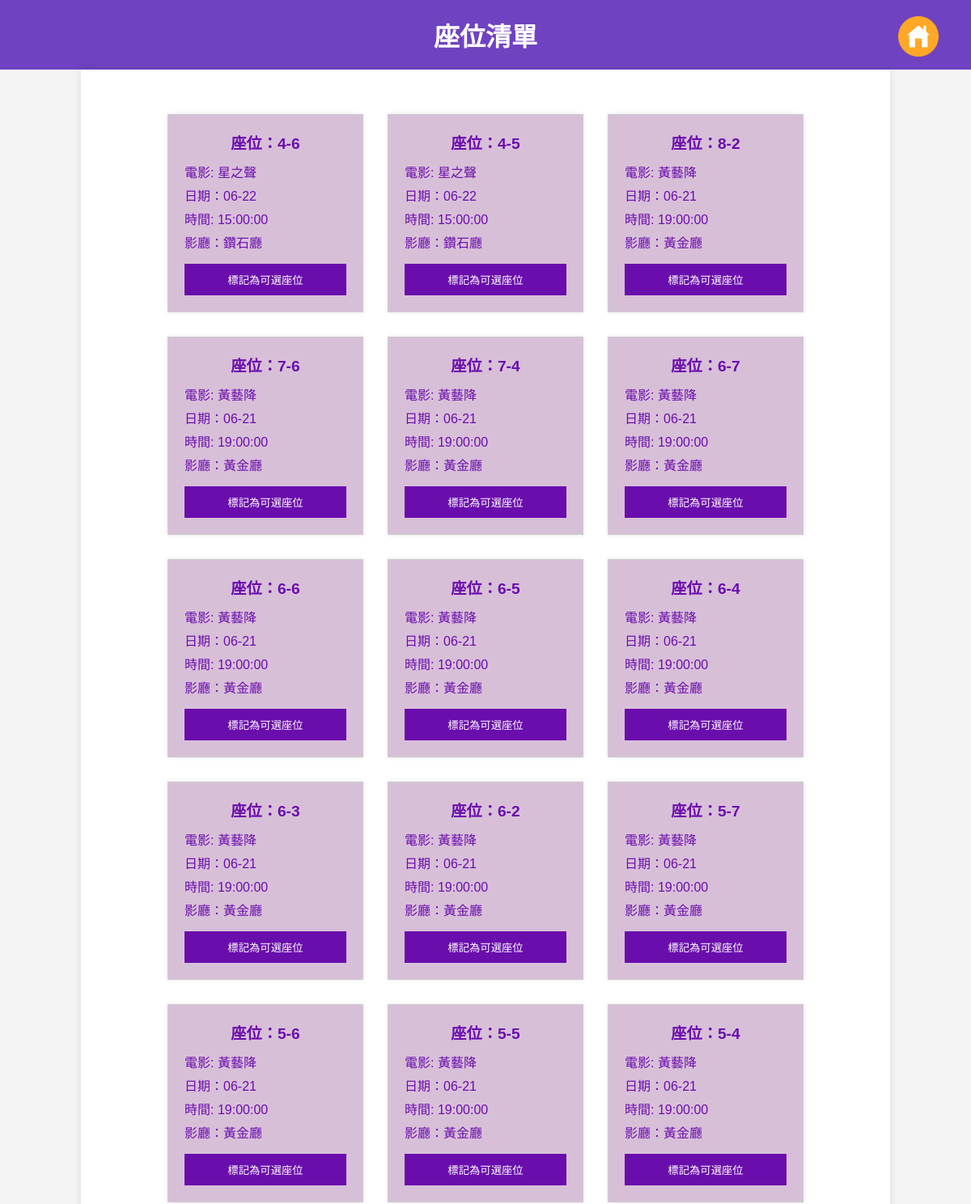
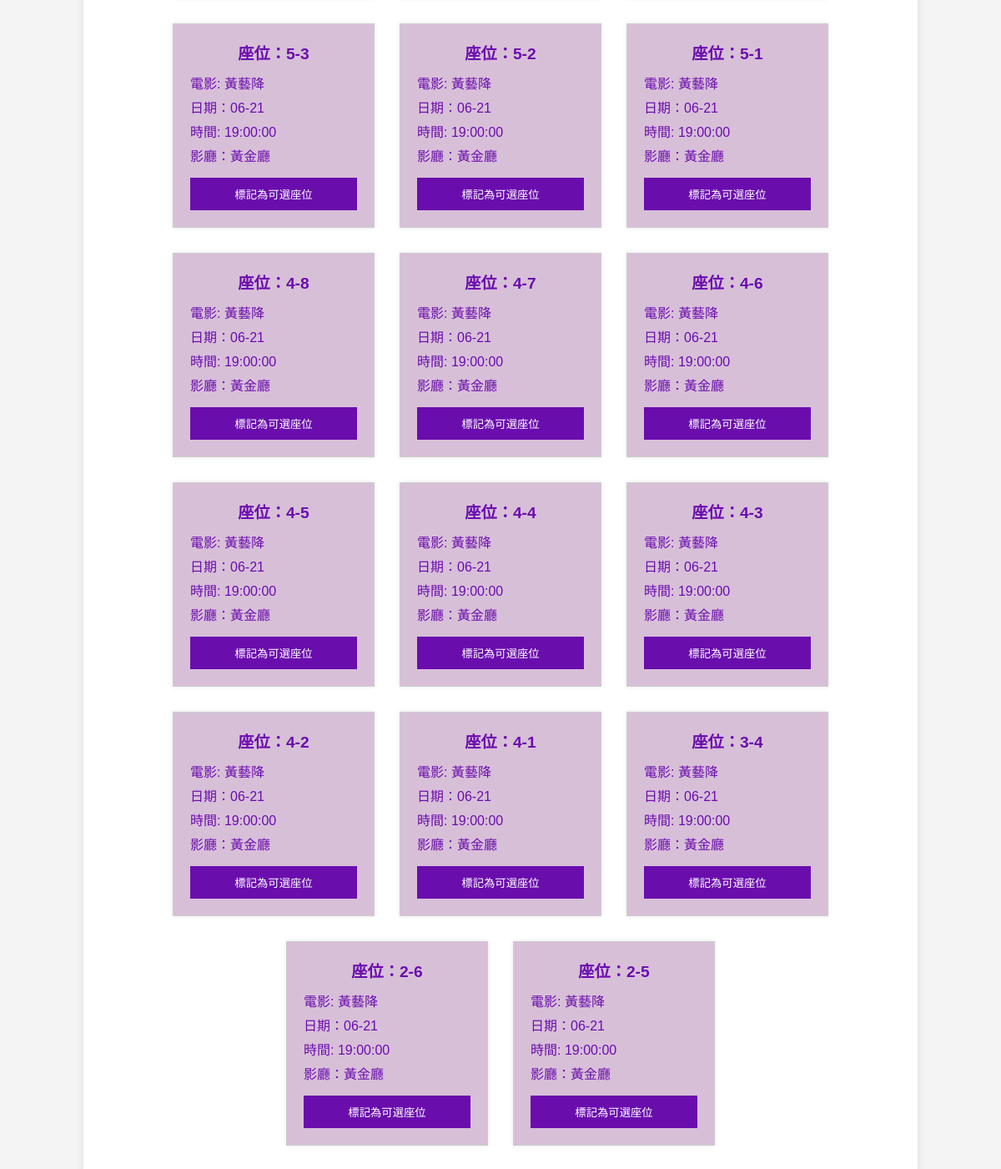
Screenshot of /movie/movie_back/seat.php with the database file from the repository (2 pictures, top to bottom).
### tables this page shows
CREATE TABLE `seat_fuck` (
  `date` varchar(5) NOT NULL,
  `time` time NOT NULL,
  `row` int(10) NOT NULL,
  `column` int(11) NOT NULL,
  `room` varchar(50) NOT NULL,
  `status` varchar(50) DEFAULT NULL
);

### movie/movie_back/seat.php (the view, shortened to what this page needs)
<!DOCTYPE html>
<html lang="en">
<head>
</head>
<body>
    <div class="header">座位清單</div>
    <div class="container">
        <a class="back" href="./main.html"><img width="50" height="50" src="./image/home.png" alt="返回首頁"></a>
        <?php
        $servername = "localhost";
        $username = "s1114580";
        $password = "1114580";
        $dbname = "final";
        $pdo = new PDO("mysql:host=$servername;dbname=$dbname", $username, $password);
        $pdo->setAttribute(PDO::ATTR_ERRMODE, PDO::ERRMODE_EXCEPTION);
        $sql = "SELECT * FROM seat_fuck WHERE status = :status ORDER BY date DESC, time DESC";
        $stmt = $pdo->prepare($sql);
        $stmt->execute([':status' => 'booked']);
        $results = $stmt->fetchAll(PDO::FETCH_ASSOC);
        echo "<div class='seat-container'>";
        foreach ($results as $row) {
            echo "<div class='seat'>";
            echo "<h3>座位：" . $row['row'] . "-" . $row['column'] . "</h3>";
            $sql = "SELECT name FROM schedules WHERE
                    room = :room AND date = :date AND time = :time";
            $stmt = $pdo->prepare($sql);
            $stmt->execute([':room' => $row['room'], ':date' => $row['date'], ':time' => $row['time']]);
            $results2 = $stmt->fetch(PDO::FETCH_ASSOC);
            echo "<p>電影: " . $results2['name'] . "</p>";
            echo "<p>日期：" . htmlspecialchars($row['date']) . "</p>";
            echo "<p class='comment-time'>時間: " . htmlspecialchars($row['time']) . "</p>";
            echo "<p>影廳：" . $row['room'];
            echo "<form action='./seat.php' method='post'>
                    <input type='hidden' name='date' value='" . $row['date'] . "'>
                    <input type='hidden' name='time' value='" . $row['time'] . "'>
                    <input type='hidden' name='row' value='" . $row['row'] . "'>
                    <input type='hidden' name='column' value='" . $row['column'] . "'>
                    <input type='hidden' name='room' value='" . $row['room'] . "'>
                    <input type='submit' class='form-btn-red' value='標記為可選座位'></form>";
            echo "</div>";
        }
        echo "</div>";
        ?>
    </div>
</body>
</html>

### movie/movie_back/seat.php (style rules this page uses)
body { font-family: Arial, sans-serif; background-color: #f4f4f4; margin: 0; padding: 0; }
.container { width: 80%; margin: 0 auto; padding: 20px; background-color: #fff; box-shadow: 0 0 10px rgba(0, 0, 0, 0.1); }
.seat-container { display: flex; flex-wrap: wrap; justify-content: center; margin-top: 20px; }
.seat { border: 1px solid #ccc; padding: 20px; margin: 15px; background-color: #d8bfd8; width: 200px; text-align: left; box-shadow: 0 0 5px rgba(0, 0, 0, 0.1); }
.seat h3 { margin: 0 0 10px; font-size: 1.2em; color: #6a0dad; text-align: center; }
.seat p { margin: 5px 0; color: #6a0dad; }
.form-btn-red { background-color: #6a0dad; color: white; border: none; padding: 10px; cursor: pointer; margin-top: 10px; width: 100%; }
.back { position: fixed; top: 20px; right: 40px; }
.header { background-color: #6f42c1; color: white; padding: 20px; text-align: center; font-size: 2em; font-weight: bold; }

### rows the page displays
seat_fuck: row "4", column "6", name "星之聲", date "06-22", time "15:00:00", room "鑽石廳"
seat_fuck: row "4", column "5", name "星之聲", date "06-22", time "15:00:00", room "鑽石廳"
seat_fuck: row "8", column "2", name "黃藝降", date "06-21", time "19:00:00", room "黃金廳"
seat_fuck: row "7", column "6", name "黃藝降", date "06-21", time "19:00:00", room "黃金廳"
seat_fuck: row "7", column "4", name "黃藝降", date "06-21", time "19:00:00", room "黃金廳"
seat_fuck: row "6", column "7", name "黃藝降", date "06-21", time "19:00:00", room "黃金廳"
seat_fuck: row "6", column "6", name "黃藝降", date "06-21", time "19:00:00", room "黃金廳"
seat_fuck: row "6", column "5", name "黃藝降", date "06-21", time "19:00:00", room "黃金廳"
seat_fuck: row "6", column "4", name "黃藝降", date "06-21", time "19:00:00", room "黃金廳"
seat_fuck: row "6", column "3", name "黃藝降", date "06-21", time "19:00:00", room "黃金廳"
seat_fuck: row "6", column "2", name "黃藝降", date "06-21", time "19:00:00", room "黃金廳"
seat_fuck: row "5", column "7", name "黃藝降", date "06-21", time "19:00:00", room "黃金廳"
seat_fuck: row "5", column "6", name "黃藝降", date "06-21", time "19:00:00", room "黃金廳"
seat_fuck: row "5", column "5", name "黃藝降", date "06-21", time "19:00:00", room "黃金廳"
seat_fuck: row "5", column "4", name "黃藝降", date "06-21", time "19:00:00", room "黃金廳"
seat_fuck: row "5", column "3", name "黃藝降", date "06-21", time "19:00:00", room "黃金廳"
seat_fuck: row "5", column "2", name "黃藝降", date "06-21", time "19:00:00", room "黃金廳"
seat_fuck: row "5", column "1", name "黃藝降", date "06-21", time "19:00:00", room "黃金廳"
seat_fuck: row "4", column "8", name "黃藝降", date "06-21", time "19:00:00", room "黃金廳"
seat_fuck: row "4", column "7", name "黃藝降", date "06-21", time "19:00:00", room "黃金廳"
seat_fuck: row "4", column "6", name "黃藝降", date "06-21", time "19:00:00", room "黃金廳"
seat_fuck: row "4", column "5", name "黃藝降", date "06-21", time "19:00:00", room "黃金廳"
seat_fuck: row "4", column "4", name "黃藝降", date "06-21", time "19:00:00", room "黃金廳"
seat_fuck: row "4", column "3", name "黃藝降", date "06-21", time "19:00:00", room "黃金廳"
seat_fuck: row "4", column "2", name "黃藝降", date "06-21", time "19:00:00", room "黃金廳"
seat_fuck: row "4", column "1", name "黃藝降", date "06-21", time "19:00:00", room "黃金廳"
seat_fuck: row "3", column "4", name "黃藝降", date "06-21", time "19:00:00", room "黃金廳"
seat_fuck: row "2", column "6", name "黃藝降", date "06-21", time "19:00:00", room "黃金廳"
seat_fuck: row "2", column "5", name "黃藝降", date "06-21", time "19:00:00", room "黃金廳"
